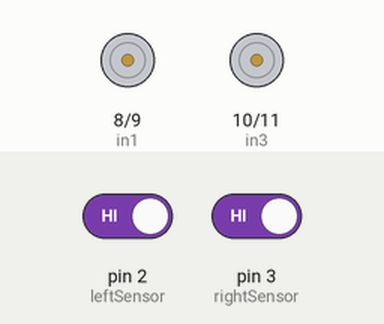
Recording of a sketch running on a simulated Arduino Uno, built with avr-gcc and run on an emulated ATmega328P. Parts: motor-driver pin pairs drawn as motors (green arrow = first pin HIGH = forward, orange = second pin HIGH = backward, longer = more drive). The inputs (shaded band) are chosen by the test bench; at power-on: pin 2 (leftSensor) HIGH, pin 3 (rightSensor) HIGH.

Above: at 1.2 s.
1.3 s: pin 2 (leftSensor) driven LOW
At 2.1 s:
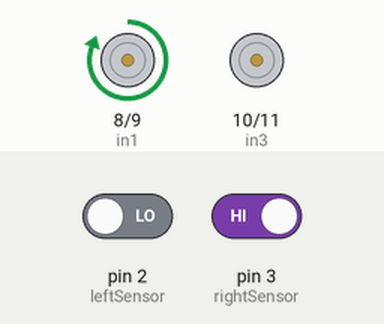
2.8 s: pin 3 (rightSensor) driven LOW
At 3.2 s:
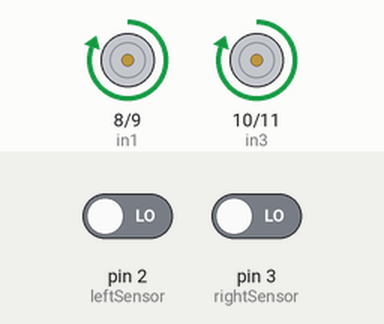
4.3 s: pin 2 (leftSensor) driven HIGH
At 5.5 s:
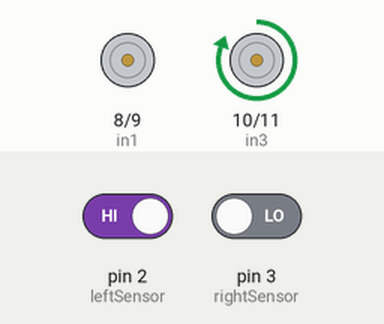
5.8 s: pin 3 (rightSensor) driven HIGH
At 6.7 s:
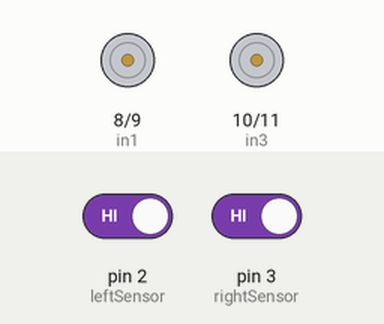
Timing chart, 0 to 8.3 s (numbered marks = the images above; inputs shaded):
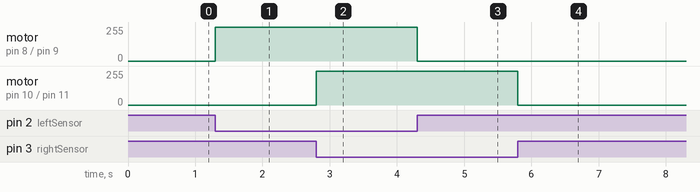

Measured:
- after the input at 1.3 s, motor on pin 8 (in1) / pin 9 (in2): stopped → forward 255/255 at once
- after the input at 2.8 s, motor on pin 10 (in3) / pin 11 (in4): stopped → forward 255/255 at once
- after the input at 4.3 s, motor on pin 8 (in1) / pin 9 (in2): forward 255/255 → stopped at once
- after the input at 5.8 s, motor on pin 10 (in3) / pin 11 (in4): forward 255/255 → stopped at once

The sketch:

lf.ino
```cpp
int leftSensor = 2;
int rightSensor = 3;

int in1 = 8;
int in2 = 9;
int in3 = 10;
int in4 = 11;

void setup() {
  pinMode(leftSensor, INPUT);
  pinMode(rightSensor, INPUT);
  pinMode(in1, OUTPUT);
  pinMode(in2, OUTPUT);
  pinMode(in3, OUTPUT);
  pinMode(in4, OUTPUT);
}

void loop() {
  int left = digitalRead(leftSensor);
  int right = digitalRead(rightSensor);

  if (left == LOW && right == LOW) {
    // Forward
    digitalWrite(in1, HIGH);
    digitalWrite(in2, LOW);
    digitalWrite(in3, HIGH);
    digitalWrite(in4, LOW);
  }
  else if (left == HIGH && right == LOW) {
    // Left
    digitalWrite(in1, LOW);
    digitalWrite(in3, HIGH);
  }
  else if (left == LOW && right == HIGH) {
    // Right
    digitalWrite(in1, HIGH);
    digitalWrite(in3, LOW);
  }
  else {
    // Stop
    digitalWrite(in1, LOW);
    digitalWrite(in2, LOW);
    digitalWrite(in3, LOW);
    digitalWrite(in4, LOW);
  }
}
```
